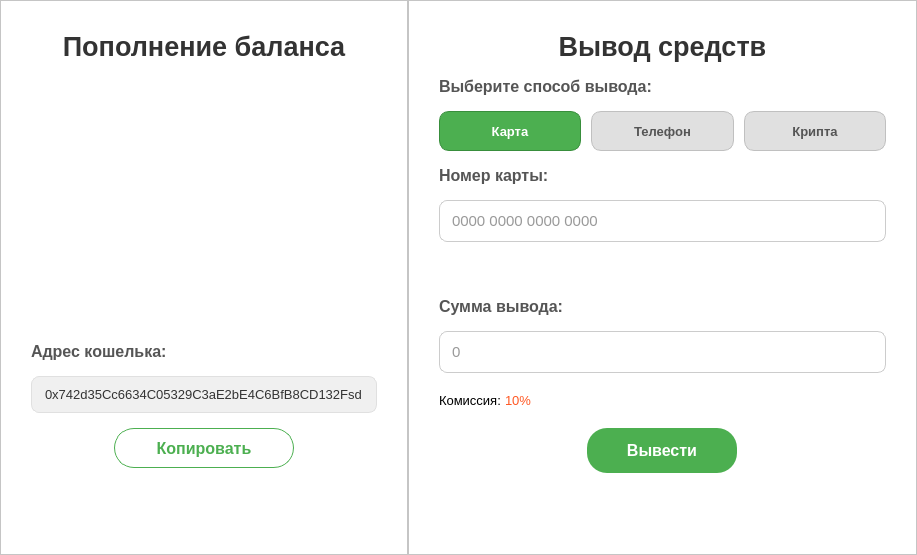
<?xml version="1.0" encoding="UTF-8"?>
<ui version="4.0">
 <class>BalanceWindow</class>
 <widget class="QWidget" name="BalanceWindow">
  <property name="geometry">
   <rect>
    <x>0</x>
    <y>0</y>
    <width>917</width>
    <height>555</height>
   </rect>
  </property>
  <property name="windowTitle">
   <string>Управление балансом</string>
  </property>
  <layout class="QHBoxLayout" name="horizontalLayout">
   <property name="spacing">
    <number>0</number>
   </property>
   <property name="leftMargin">
    <number>0</number>
   </property>
   <property name="topMargin">
    <number>0</number>
   </property>
   <property name="rightMargin">
    <number>0</number>
   </property>
   <property name="bottomMargin">
    <number>0</number>
   </property>
   <item>
    <widget class="QFrame" name="depositFrame">
     <property name="styleSheet">
      <string notr="true">background-color: #FFFFFF;
border-right: 1px solid #E0E0E0;</string>
     </property>
     <property name="frameShape">
      <enum>QFrame::StyledPanel</enum>
     </property>
     <property name="frameShadow">
      <enum>QFrame::Raised</enum>
     </property>
     <layout class="QVBoxLayout" name="verticalLayout_deposit">
      <property name="spacing">
       <number>15</number>
      </property>
      <property name="leftMargin">
       <number>30</number>
      </property>
      <property name="topMargin">
       <number>30</number>
      </property>
      <property name="rightMargin">
       <number>30</number>
      </property>
      <property name="bottomMargin">
       <number>30</number>
      </property>
      <item>
       <widget class="QLabel" name="depositTitleLabel">
        <property name="styleSheet">
         <string notr="true">font-size: 20pt;
font-weight: 700;
color: #333333;
border-right: 0px;</string>
        </property>
        <property name="text">
         <string>Пополнение баланса</string>
        </property>
        <property name="alignment">
         <set>Qt::AlignCenter</set>
        </property>
       </widget>
      </item>
      <item alignment="Qt::AlignHCenter">
       <widget class="QPushButton" name="qrCodeButton">
        <property name="minimumSize">
         <size>
          <width>250</width>
          <height>250</height>
         </size>
        </property>
        <property name="maximumSize">
         <size>
          <width>250</width>
          <height>250</height>
         </size>
        </property>
        <property name="text">
         <string/>
        </property>
        <property name="icon">
         <iconset resource="../../resources/resources.qrc">
          <normaloff>:/icons/light_mode/qr_balance.png</normaloff>:/icons/light_mode/qr_balance.png</iconset>
        </property>
        <property name="iconSize">
         <size>
          <width>250</width>
          <height>250</height>
         </size>
        </property>
        <property name="flat">
         <bool>true</bool>
        </property>
       </widget>
      </item>
      <item>
       <widget class="QLabel" name="addressHeaderLabel">
        <property name="maximumSize">
         <size>
          <width>300</width>
          <height>16777215</height>
         </size>
        </property>
        <property name="styleSheet">
         <string notr="true">font-size: 12pt; color: #555555; font-weight: 500;border-right: 0px;</string>
        </property>
        <property name="text">
         <string>Адрес кошелька:</string>
        </property>
       </widget>
      </item>
      <item>
       <widget class="QLabel" name="cryptoAddressLabel">
        <property name="styleSheet">
         <string notr="true">background: #F0F0F0;
padding: 10px;
border-radius: 8px;
font-family: 'Consolas', 'Courier New', monospace;
font-size: 10pt;
color: #333333;
border: 1px solid #E0E0E0;</string>
        </property>
        <property name="text">
         <string>0x742d35Cc6634C05329C3aE2bE4C6BfB8CD132Fsd</string>
        </property>
        <property name="textInteractionFlags">
         <set>Qt::TextSelectableByMouse</set>
        </property>
       </widget>
      </item>
      <item alignment="Qt::AlignHCenter">
       <widget class="QPushButton" name="copyAddressButton">
        <property name="minimumSize">
         <size>
          <width>180</width>
          <height>40</height>
         </size>
        </property>
        <property name="maximumSize">
         <size>
          <width>200</width>
          <height>16777215</height>
         </size>
        </property>
        <property name="styleSheet">
         <string notr="true">QPushButton {
  background-color: transparent;
  border: 1px solid #4CAF50;
  color: #4CAF50;
  padding: 8px 16px;
  border-radius: 20px;
  font-size: 12pt;
  font-weight: 500;
}
QPushButton:hover {
  background-color: rgba(76, 175, 80, 0.1);
  border-color: #388E3C;
  color: #388E3C;
}
QPushButton:pressed {
  background-color: rgba(76, 175, 80, 0.2);
}</string>
        </property>
        <property name="text">
         <string>Копировать</string>
        </property>
       </widget>
      </item>
      <item>
       <spacer name="verticalSpacer_deposit">
        <property name="orientation">
         <enum>Qt::Vertical</enum>
        </property>
        <property name="sizeHint" stdset="0">
         <size>
          <width>20</width>
          <height>40</height>
         </size>
        </property>
       </spacer>
      </item>
     </layout>
    </widget>
   </item>
   <item>
    <widget class="QFrame" name="withdrawFrame">
     <property name="minimumSize">
      <size>
       <width>100</width>
       <height>0</height>
      </size>
     </property>
     <property name="styleSheet">
      <string notr="true">background-color: #FFFFFF;</string>
     </property>
     <property name="frameShape">
      <enum>QFrame::StyledPanel</enum>
     </property>
     <property name="frameShadow">
      <enum>QFrame::Raised</enum>
     </property>
     <layout class="QVBoxLayout" name="verticalLayout_withdraw">
      <property name="spacing">
       <number>15</number>
      </property>
      <property name="leftMargin">
       <number>30</number>
      </property>
      <property name="topMargin">
       <number>30</number>
      </property>
      <property name="rightMargin">
       <number>30</number>
      </property>
      <property name="bottomMargin">
       <number>30</number>
      </property>
      <item>
       <widget class="QLabel" name="withdrawTitleLabel">
        <property name="styleSheet">
         <string notr="true">font-size: 20pt;
font-weight: 700;
color: #333333;</string>
        </property>
        <property name="text">
         <string>Вывод средств</string>
        </property>
        <property name="alignment">
         <set>Qt::AlignCenter</set>
        </property>
       </widget>
      </item>
      <item>
       <widget class="QLabel" name="methodSelectionLabel">
        <property name="styleSheet">
         <string notr="true">font-size: 12pt; color: #555555; font-weight: 500;</string>
        </property>
        <property name="text">
         <string>Выберите способ вывода:</string>
        </property>
       </widget>
      </item>
      <item>
       <layout class="QHBoxLayout" name="withdrawalMethodLayout">
        <property name="spacing">
         <number>10</number>
        </property>
        <item>
         <widget class="QPushButton" name="cardMethodButton">
          <property name="sizePolicy">
           <sizepolicy hsizetype="Minimum" vsizetype="Fixed">
            <horstretch>0</horstretch>
            <verstretch>0</verstretch>
           </sizepolicy>
          </property>
          <property name="minimumSize">
           <size>
            <width>0</width>
            <height>40</height>
           </size>
          </property>
          <property name="styleSheet">
           <string notr="true">QPushButton {
    background-color: #E0E0E0;
    border: 1px solid #C0C0C0;
    border-radius: 10px;
    padding: 10px;
    color: #555555;
    font-size: 10pt;
    font-weight: 500;
    icon-size: 32px 32px;
}
QPushButton:hover {
    background-color: #D0D0D0;
    border-color: #B0B0B0;
}
QPushButton:checked {
    background-color: #4CAF50;
    border-color: #388E3C;
    color: white;
}
QPushButton:checked:hover {
    background-color: #45a049;
    border-color: #388E3C;
}
QPushButton:disabled {
    background-color: #F5F5F5;
    border-color: #E0E0E0;
    color: #AAAAAA;
}</string>
          </property>
          <property name="text">
           <string>Карта</string>
          </property>
          <property name="icon">
           <iconset resource="../../resources/resources.qrc">
            <normaloff>:/icons/light_mode/card.png</normaloff>:/icons/light_mode/card.png</iconset>
          </property>
          <property name="iconSize">
           <size>
            <width>32</width>
            <height>32</height>
           </size>
          </property>
          <property name="checkable">
           <bool>true</bool>
          </property>
          <property name="checked">
           <bool>true</bool>
          </property>
         </widget>
        </item>
        <item>
         <widget class="QPushButton" name="phoneMethodButton">
          <property name="minimumSize">
           <size>
            <width>0</width>
            <height>40</height>
           </size>
          </property>
          <property name="styleSheet">
           <string notr="true">QPushButton {
    background-color: #E0E0E0;
    border: 1px solid #C0C0C0;
    border-radius: 10px;
    padding: 10px;
    color: #555555;
    font-size: 10pt;
    font-weight: 500;
    icon-size: 32px 32px;
}
QPushButton:hover {
    background-color: #D0D0D0;
    border-color: #B0B0B0;
}
QPushButton:checked {
    background-color: #4CAF50;
    border-color: #388E3C;
    color: white;
}
QPushButton:checked:hover {
    background-color: #45a049;
    border-color: #388E3C;
}
QPushButton:disabled {
    background-color: #F5F5F5;
    border-color: #E0E0E0;
    color: #AAAAAA;
}</string>
          </property>
          <property name="text">
           <string>Телефон</string>
          </property>
          <property name="icon">
           <iconset resource="../../resources/resources.qrc">
            <normaloff>:/icons/light_mode/phone.png</normaloff>:/icons/light_mode/phone.png</iconset>
          </property>
          <property name="iconSize">
           <size>
            <width>32</width>
            <height>32</height>
           </size>
          </property>
          <property name="checkable">
           <bool>true</bool>
          </property>
         </widget>
        </item>
        <item>
         <widget class="QPushButton" name="cryptoMethodButton">
          <property name="minimumSize">
           <size>
            <width>0</width>
            <height>40</height>
           </size>
          </property>
          <property name="styleSheet">
           <string notr="true">QPushButton {
    background-color: #E0E0E0;
    border: 1px solid #C0C0C0;
    border-radius: 10px;
    padding: 10px;
    color: #555555;
    font-size: 10pt;
    font-weight: 500;
    icon-size: 32px 32px;
}
QPushButton:hover {
    background-color: #D0D0D0;
    border-color: #B0B0B0;
}
QPushButton:checked {
    background-color: #4CAF50;
    border-color: #388E3C;
    color: white;
}
QPushButton:checked:hover {
    background-color: #45a049;
    border-color: #388E3C;
}
QPushButton:disabled {
    background-color: #F5F5F5;
    border-color: #E0E0E0;
    color: #AAAAAA;
}</string>
          </property>
          <property name="text">
           <string>Крипта</string>
          </property>
          <property name="icon">
           <iconset resource="../../resources/resources.qrc">
            <normaloff>:/icons/light_mode/crypto.png</normaloff>:/icons/light_mode/crypto.png</iconset>
          </property>
          <property name="iconSize">
           <size>
            <width>32</width>
            <height>32</height>
           </size>
          </property>
          <property name="checkable">
           <bool>true</bool>
          </property>
         </widget>
        </item>
       </layout>
      </item>
      <item>
       <widget class="QLabel" name="inputLabel">
        <property name="styleSheet">
         <string notr="true">font-size: 12pt; color: #555555; font-weight: 500;</string>
        </property>
        <property name="text">
         <string>Номер карты:</string>
        </property>
       </widget>
      </item>
      <item>
       <widget class="QLineEdit" name="inputField">
        <property name="styleSheet">
         <string notr="true">QLineEdit {
  padding: 10px;
  border: 1px solid #CCCCCC;
  border-radius: 8px;
  font-size: 11pt;
  color: #333333;
}
QLineEdit:focus {
  border: 1px solid #4CAF50;
  background-color: #F9F9F9;
}</string>
        </property>
        <property name="placeholderText">
         <string>0000 0000 0000 0000</string>
        </property>
       </widget>
      </item>
      <item>
       <widget class="QLabel" name="brandInfoLabel">
        <property name="sizePolicy">
         <sizepolicy hsizetype="Preferred" vsizetype="Preferred">
          <horstretch>0</horstretch>
          <verstretch>0</verstretch>
         </sizepolicy>
        </property>
        <property name="minimumSize">
         <size>
          <width>100</width>
          <height>25</height>
         </size>
        </property>
        <property name="maximumSize">
         <size>
          <width>400</width>
          <height>40</height>
         </size>
        </property>
        <property name="font">
         <font>
          <family>Arial</family>
          <pointsize>10</pointsize>
         </font>
        </property>
        <property name="text">
         <string/>
        </property>
       </widget>
      </item>
      <item>
       <widget class="QLabel" name="amountLabel">
        <property name="styleSheet">
         <string notr="true">font-size: 12pt; color: #555555; font-weight: 500;</string>
        </property>
        <property name="text">
         <string>Сумма вывода:</string>
        </property>
       </widget>
      </item>
      <item>
       <widget class="QLineEdit" name="amountLineEdit">
        <property name="styleSheet">
         <string notr="true">QLineEdit {
  padding: 10px;
  border: 1px solid #CCCCCC;
  border-radius: 8px;
  font-size: 11pt;
  color: #333333;
}
QLineEdit:focus {
  border: 1px solid #4CAF50;
  background-color: #F9F9F9;
}</string>
        </property>
        <property name="placeholderText">
         <string>0</string>
        </property>
       </widget>
      </item>
      <item>
       <layout class="QHBoxLayout" name="horizontalLayout_2">
        <property name="spacing">
         <number>0</number>
        </property>
        <item alignment="Qt::AlignLeft">
         <widget class="QLabel" name="infoCommissionLabel">
          <property name="minimumSize">
           <size>
            <width>10</width>
            <height>25</height>
           </size>
          </property>
          <property name="maximumSize">
           <size>
            <width>85</width>
            <height>40</height>
           </size>
          </property>
          <property name="font">
           <font>
            <family>Arial</family>
            <pointsize>10</pointsize>
           </font>
          </property>
          <property name="text">
           <string>Комиссия: </string>
          </property>
         </widget>
        </item>
        <item>
         <widget class="QLabel" name="commissionSizeLabel">
          <property name="minimumSize">
           <size>
            <width>10</width>
            <height>25</height>
           </size>
          </property>
          <property name="maximumSize">
           <size>
            <width>100</width>
            <height>40</height>
           </size>
          </property>
          <property name="font">
           <font>
            <family>Arial</family>
            <pointsize>10</pointsize>
           </font>
          </property>
          <property name="styleSheet">
           <string notr="true">color: #FF5722;</string>
          </property>
          <property name="text">
           <string>10%</string>
          </property>
         </widget>
        </item>
        <item>
         <spacer name="horizontalSpacer">
          <property name="orientation">
           <enum>Qt::Horizontal</enum>
          </property>
          <property name="sizeHint" stdset="0">
           <size>
            <width>40</width>
            <height>20</height>
           </size>
          </property>
         </spacer>
        </item>
       </layout>
      </item>
      <item alignment="Qt::AlignHCenter">
       <widget class="QPushButton" name="withdrawButton">
        <property name="minimumSize">
         <size>
          <width>150</width>
          <height>45</height>
         </size>
        </property>
        <property name="maximumSize">
         <size>
          <width>200</width>
          <height>16777215</height>
         </size>
        </property>
        <property name="styleSheet">
         <string notr="true">QPushButton {
  background-color: #4CAF50;
  color: white;
  padding: 8px 16px;
  border-radius: 20px;
  font-size: 12pt;
  font-weight: 600;
}
QPushButton:hover {
  background-color: #45a049;
}
QPushButton:pressed {
  background-color: #388E3C;
}</string>
        </property>
        <property name="text">
         <string>Вывести</string>
        </property>
       </widget>
      </item>
      <item>
       <spacer name="verticalSpacer_withdraw">
        <property name="orientation">
         <enum>Qt::Vertical</enum>
        </property>
        <property name="sizeHint" stdset="0">
         <size>
          <width>20</width>
          <height>40</height>
         </size>
        </property>
       </spacer>
      </item>
     </layout>
    </widget>
   </item>
  </layout>
 </widget>
 <resources>
  <include location="../../resources/resources.qrc"/>
 </resources>
 <connections/>
</ui>
